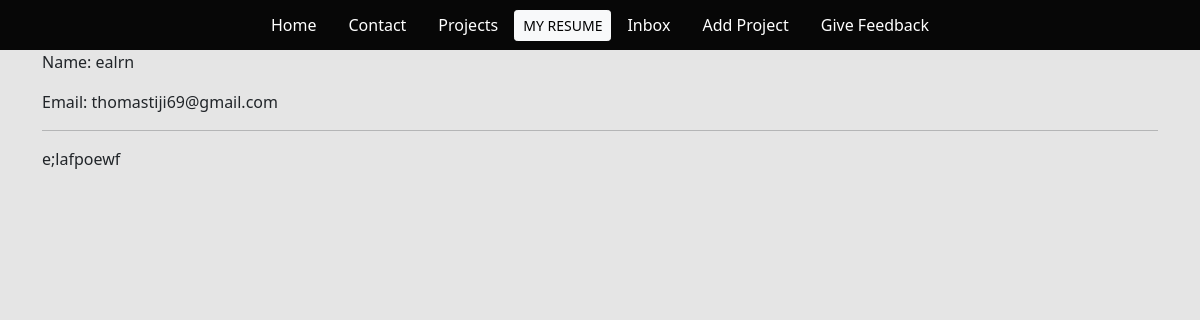
The app's page /message/cf528be729554f668e19a8cd1ccfdf7f/ (signed in) with its own data.
### base/models.py (models this page shows, shortened)
class Message(models.Model):
    name = models.CharField(max_length=200, null=True)
    email = models.CharField(max_length=200, null=True)
    subject = models.CharField(max_length=200, null=True)
    body = models.TextField()
    is_read = models.BooleanField(default=False)
    created = models.DateTimeField(auto_now_add=True)
    id = models.UUIDField(default=uuid.uuid4,  unique=True,
                          primary_key=True, editable=False)

### base/views.py (the view)
# urls.py: path('message/<str:pk>/', views.messagePage, name="message"),
def messagePage(request, pk):
    message = Message.objects.get(id=pk)
    message.is_read = True
    message.save()
    context = {'message': message}
    return render(request, 'base/message.html', context)

### base/templates/base/message.html
{% extends 'base/main.html' %}
{% load static %}
{% block content %}
<div class="container">
    <p>Name: {{message.name}}</p>
    <p>Email: {{message.email}}</p>
    <hr>
    <p>{{message.body}}</p>
</div>
{% endblock content %}

### static/styles/main.css (style rules this page uses)
body { background-color: #E5E5E5; }

### records on screen
Message: name "ealrn", email "thomastiji69@gmail.com", body "e;lafpoewf"
